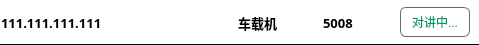
<?xml version="1.0" encoding="UTF-8"?>
<ui version="4.0">
 <class>kidForm</class>
 <widget class="QWidget" name="kidForm">
  <property name="geometry">
   <rect>
    <x>0</x>
    <y>0</y>
    <width>479</width>
    <height>45</height>
   </rect>
  </property>
  <property name="minimumSize">
   <size>
    <width>0</width>
    <height>0</height>
   </size>
  </property>
  <property name="font">
   <font>
    <underline>false</underline>
   </font>
  </property>
  <property name="windowTitle">
   <string>Form</string>
  </property>
  <property name="styleSheet">
   <string notr="true">QWidget#kidForm
{
	border-bottom:1px solid rgb(0, 0, 0);  
	background-color:#FFFFFF;  
}</string>
  </property>
  <layout class="QHBoxLayout" name="horizontalLayout_2">
   <property name="spacing">
    <number>1</number>
   </property>
   <property name="leftMargin">
    <number>1</number>
   </property>
   <property name="topMargin">
    <number>5</number>
   </property>
   <property name="rightMargin">
    <number>9</number>
   </property>
   <property name="bottomMargin">
    <number>5</number>
   </property>
   <item>
    <widget class="QWidget" name="widget" native="true">
     <property name="minimumSize">
      <size>
       <width>190</width>
       <height>0</height>
      </size>
     </property>
     <property name="maximumSize">
      <size>
       <width>190</width>
       <height>16777215</height>
      </size>
     </property>
     <property name="styleSheet">
      <string notr="true"/>
     </property>
     <layout class="QHBoxLayout" name="horizontalLayout">
      <property name="spacing">
       <number>0</number>
      </property>
      <property name="leftMargin">
       <number>0</number>
      </property>
      <property name="topMargin">
       <number>0</number>
      </property>
      <property name="rightMargin">
       <number>0</number>
      </property>
      <property name="bottomMargin">
       <number>0</number>
      </property>
      <item>
       <widget class="QLabel" name="label_ip">
        <property name="font">
         <font>
          <family>微软雅黑</family>
          <pointsize>10</pointsize>
          <weight>75</weight>
          <bold>true</bold>
         </font>
        </property>
        <property name="styleSheet">
         <string notr="true"/>
        </property>
        <property name="text">
         <string>111.111.111.111</string>
        </property>
       </widget>
      </item>
      <item>
       <widget class="QLabel" name="label_img">
        <property name="minimumSize">
         <size>
          <width>25</width>
          <height>25</height>
         </size>
        </property>
        <property name="maximumSize">
         <size>
          <width>25</width>
          <height>25</height>
         </size>
        </property>
        <property name="text">
         <string/>
        </property>
        <property name="pixmap">
         <pixmap resource="img.qrc">:/talks.png</pixmap>
        </property>
        <property name="scaledContents">
         <bool>true</bool>
        </property>
        <property name="wordWrap">
         <bool>false</bool>
        </property>
       </widget>
      </item>
      <item>
       <spacer name="horizontalSpacer">
        <property name="orientation">
         <enum>Qt::Horizontal</enum>
        </property>
        <property name="sizeHint" stdset="0">
         <size>
          <width>40</width>
          <height>20</height>
         </size>
        </property>
       </spacer>
      </item>
     </layout>
    </widget>
   </item>
   <item>
    <spacer name="horizontalSpacer_2">
     <property name="orientation">
      <enum>Qt::Horizontal</enum>
     </property>
     <property name="sizeHint" stdset="0">
      <size>
       <width>40</width>
       <height>20</height>
      </size>
     </property>
    </spacer>
   </item>
   <item>
    <widget class="QLabel" name="label_devName">
     <property name="font">
      <font>
       <family>微软雅黑</family>
       <pointsize>10</pointsize>
       <weight>75</weight>
       <bold>true</bold>
      </font>
     </property>
     <property name="text">
      <string>车载机</string>
     </property>
    </widget>
   </item>
   <item>
    <spacer name="horizontalSpacer_3">
     <property name="orientation">
      <enum>Qt::Horizontal</enum>
     </property>
     <property name="sizeHint" stdset="0">
      <size>
       <width>40</width>
       <height>20</height>
      </size>
     </property>
    </spacer>
   </item>
   <item>
    <widget class="QLabel" name="label_port">
     <property name="font">
      <font>
       <family>微软雅黑</family>
       <pointsize>10</pointsize>
       <weight>75</weight>
       <bold>true</bold>
      </font>
     </property>
     <property name="text">
      <string>5008</string>
     </property>
    </widget>
   </item>
   <item>
    <spacer name="horizontalSpacer_4">
     <property name="orientation">
      <enum>Qt::Horizontal</enum>
     </property>
     <property name="sizeHint" stdset="0">
      <size>
       <width>40</width>
       <height>20</height>
      </size>
     </property>
    </spacer>
   </item>
   <item>
    <widget class="QPushButton" name="pushButton">
     <property name="minimumSize">
      <size>
       <width>70</width>
       <height>30</height>
      </size>
     </property>
     <property name="styleSheet">
      <string notr="true">QPushButton
{
	border:1px solid rgb(102, 102, 102); 
	font:75 16px &quot;微软雅黑&quot;;
	border-radius:6px;
	color:rgb(3, 154, 104);
	background-color:#FFFFFF; 
}

QPushButton:checked
{  
	color: #FFFFFF;
	background-color:rgb(3, 154, 104);
}</string>
     </property>
     <property name="text">
      <string>对讲中...</string>
     </property>
     <property name="checkable">
      <bool>true</bool>
     </property>
     <property name="checked">
      <bool>false</bool>
     </property>
     <property name="autoRepeat">
      <bool>false</bool>
     </property>
    </widget>
   </item>
  </layout>
 </widget>
 <resources>
  <include location="img.qrc"/>
 </resources>
 <connections/>
</ui>
